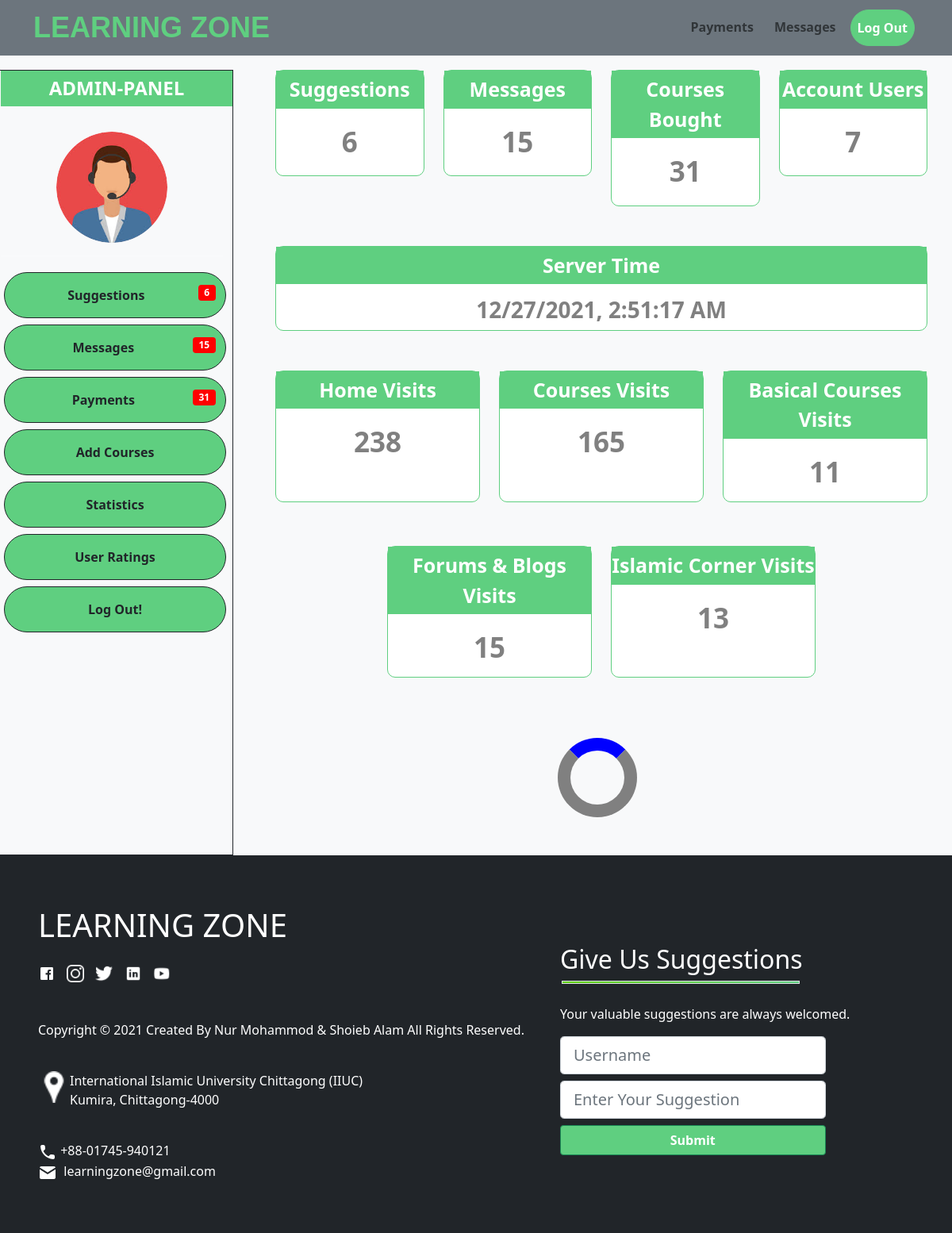
/adminpanel.php, run on an earlier commit of the app's database.
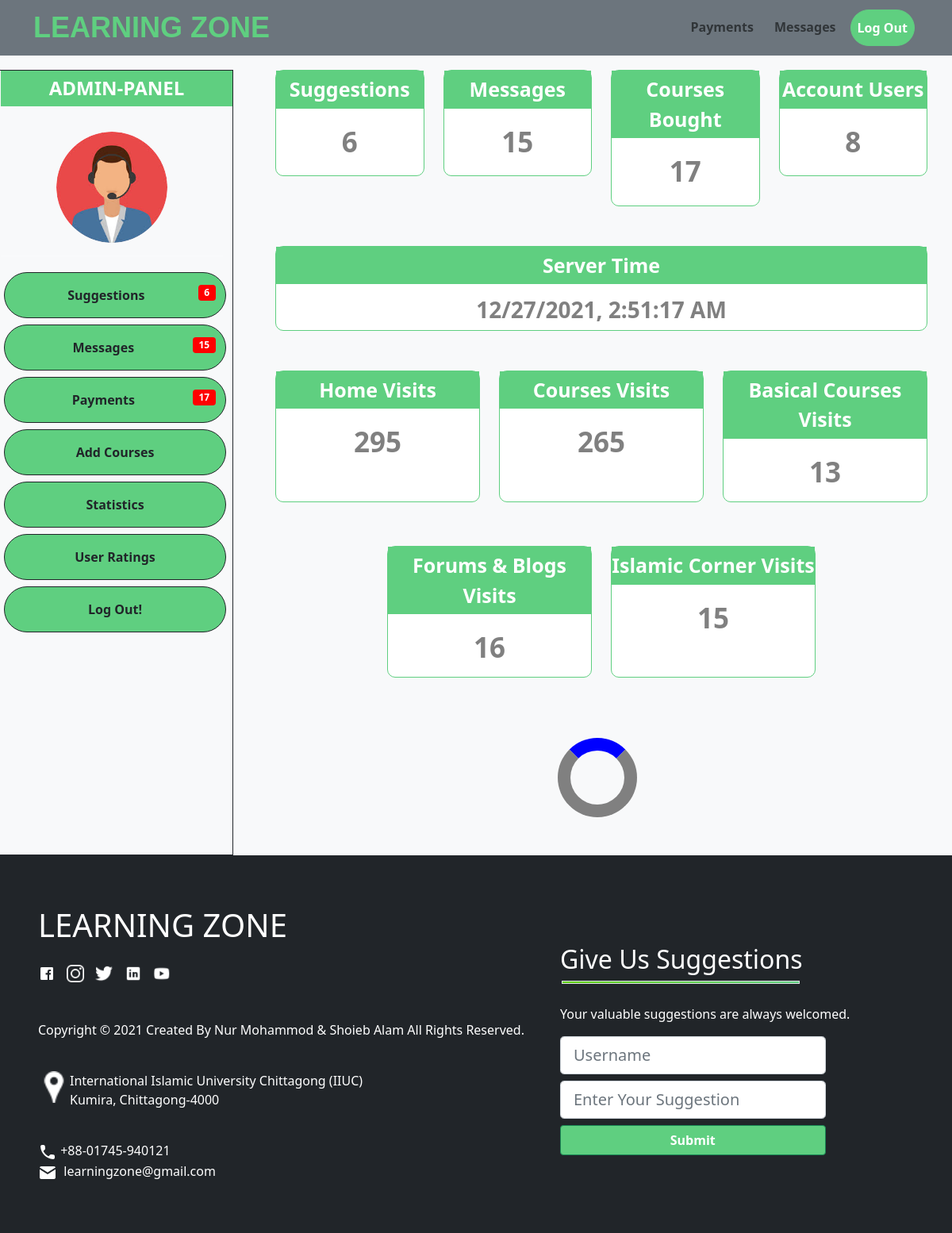
And on a later commit of the database.
### tables this page shows
CREATE TABLE `counter` (
  `visit` int(100) NOT NULL,
  `id` int(1) NOT NULL
);

### adminpanel.php (the view, shortened to what the rows shown need)
<!DOCTYPE html>
<html lang="en">
<head>
  <link href="https://cdn.jsdelivr.net/npm/bootstrap@5.0.2/dist/css/bootstrap.min.css" rel="stylesheet">
  <link rel="stylesheet" href="css/bootstrap5.0.2.min.css">
  <link rel="stylesheet" href="css/dashboard.css">
  <link rel="stylesheet" href="css/fonts.css">
</head>
<body class="bg-light" onload=display_ct();>
  <br><br><br>
  <div class="row text-white mt-3">
    <div class="col-xs-12 col-sm-9 col-md-9 container">
      <div class="row row-cols-xs-1 row-cols-sm-2 row-cols-md-3 container mx-auto d-flex justify-content-center">
        <div class="col">
          <div class="card h-75">
            <p class="title">Home Visits</p>
            <p class="count">
              <?php
              if ($_SERVER['REQUEST_METHOD'] == "GET") {
                $localhost = "localhost";
                $usernamew = "root";
                $passwordw = "";
                $db = "expdb";
                $conn = mysqli_connect($localhost, $usernamew, $passwordw, $db);
                if (!$conn) {
                  echo "Connection error";
                } else {
                  $sql = "select visit from counter where id=0";
                  if ($result = mysqli_query($conn, $sql)) {
                    while ($row = mysqli_fetch_row($result)) {
                      printf("%s \n", $row[0]);
                    }
                  }
                }
              }
              ?>
            </p>
          </div>
        </div>
        <div class="col">
          <div class="card h-75">
            <p class="title">Courses Visits</p>
            <p class="count">
              <?php
              if ($_SERVER['REQUEST_METHOD'] == "GET") {
                $localhost = "localhost";
                $usernamew = "root";
                $passwordw = "";
                $db = "expdb";
                $conn = mysqli_connect($localhost, $usernamew, $passwordw, $db);
                if (!$conn) {
                  echo "Connection error";
                } else {
                  $sql = "select visit from counter where id=1";
                  if ($result = mysqli_query($conn, $sql)) {
                    while ($row = mysqli_fetch_row($result)) {
                      printf("%s \n", $row[0]);
                    }
                  }
                }
              }
              ?>
            </p>
          </div>
        </div>
        <div class="col">
          <div class="card h-75">
            <p class="title">Basical Courses Visits</p>
            <p class="count">
              <?php
              if ($_SERVER['REQUEST_METHOD'] == "GET") {
                $localhost = "localhost";
                $usernamew = "root";
                $passwordw = "";
                $db = "expdb";
                $conn = mysqli_connect($localhost, $usernamew, $passwordw, $db);
                if (!$conn) {
                  echo "Connection error";
                } else {
                  $sql = "select visit from counter where id=2";
                  if ($result = mysqli_query($conn, $sql)) {
                    while ($row = mysqli_fetch_row($result)) {
                      printf("%s \n", $row[0]);
                    }
                  }
                }
              }
              ?>
            </p>
          </div>
        </div>
        <div class="col">
          <div class="card h-75">
            <p class="title">Forums & Blogs Visits</p>
            <p class="count">
              <?php
              if ($_SERVER['REQUEST_METHOD'] == "GET") {
                $localhost = "localhost";
                $usernamew = "root";
                $passwordw = "";
                $db = "expdb";
                $conn = mysqli_connect($localhost, $usernamew, $passwordw, $db);
                if (!$conn) {
                  echo "Connection error";
                } else {
                  $sql = "select visit from counter where id=3";
                  if ($result = mysqli_query($conn, $sql)) {
                    while ($row = mysqli_fetch_row($result)) {
                      printf("%s \n", $row[0]);
                    }
                  }
                }
              }
              ?>
            </p>
          </div>
        </div>
        <div class="col">
          <div class="card h-75">
            <p class="title">Islamic Corner Visits</p>
            <p class="count">
              <?php
              if ($_SERVER['REQUEST_METHOD'] == "GET") {
                $localhost = "localhost";
                $usernamew = "root";
                $passwordw = "";
                $db = "expdb";
                $conn = mysqli_connect($localhost, $usernamew, $passwordw, $db);
                if (!$conn) {
                  echo "Connection error";
                } else {
                  $sql = "select visit from counter where id=4";
                  if ($result = mysqli_query($conn, $sql)) {
                    while ($row = mysqli_fetch_row($result)) {
                      printf("%s \n", $row[0]);
                    }
                  }
                }
              }
              ?>
            </p>
          </div>
        </div>
      </div>
    </div>
  </div>
  <footer class="bg-dark text-white">
    <div class="p-5">
      <div class="row">
        <div class="col-md-7">
          <h1 class="py-3">LEARNING ZONE</h1>
          <br>
          <br>
          <br>
          <br>
        </div>
        <div class="col-md-5 mt-3">
          <h2 class="mt-5 ">Give Us Suggestions</h2>
          <br>
        </div>
      </div>
    </div>
  </footer>
</body>

What changed in the data, as far as the page shows it:
changed counter (number 1 of 5 on the later page): visit "238" → "295"
changed counter (number 2 of 5 on the later page): visit "165" → "265"
changed counter (number 3 of 5 on the later page): visit "11" → "13"
changed counter (number 4 of 5 on the later page): visit "15" → "16"
changed counter (number 5 of 5 on the later page): visit "13" → "15"
Also different on the page:
$i: "31" → "17"
$i: "7" → "8"
